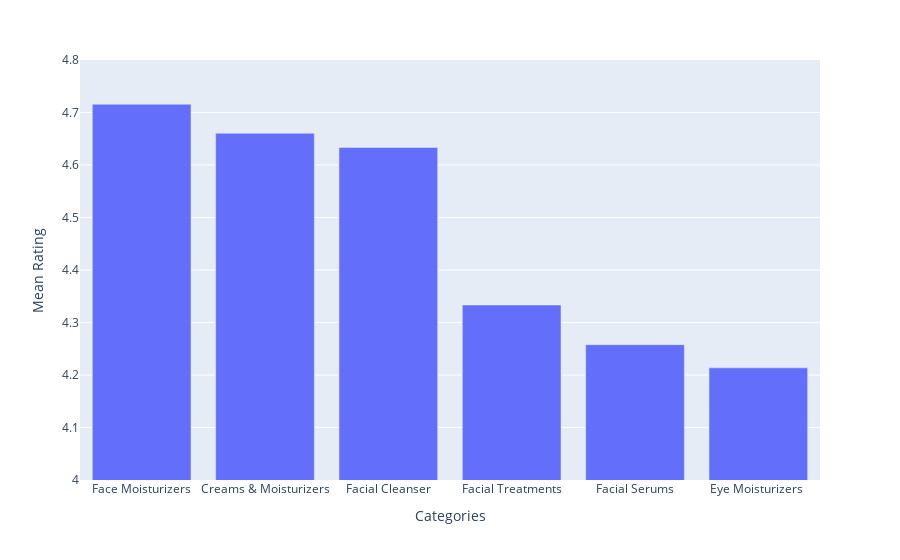

Here is the notebook cell this chart was saved with:
### Code cell
fig = px.bar(
    x=df.groupby('category').mean().index, 
    y=df.groupby('category').mean()['rating'],
    labels={
        'x': 'Categories',
        'y': 'Mean Rating'
    }
)

fig.update_layout(barmode='stack', xaxis={'categoryorder':'total descending'})
fig.update_yaxes(range=[4, 4.8])
fig.show()

### Figure 1 — Plotly figure (JSON) as saved in the notebook; plotly's stock layout.template omitted (floating-point values rounded to 4 significant figures)
{"data": [{"alignmentgroup": "True", "hovertemplate": "Categories=%{x}<br>Mean Rating=%{y}<extra></extra>", "legendgroup": "", "marker": {"color": "#636efa", "pattern": {"shape": ""}}, "name": "", "offsetgroup": "", "orientation": "v", "showlegend": false, "textposition": "auto", "type": "bar", "x": ["Creams & Moisturizers", "Eye Moisturizers ", "Face Moisturizers", "Facial Cleanser", "Facial Serums", "Facial Treatments"], "xaxis": "x", "y": [4.66, 4.214, 4.716, 4.633, 4.258, 4.333], "yaxis": "y"}], "layout": {"barmode": "stack", "legend": {"tracegroupgap": 0}, "margin": {"t": 60}, "xaxis": {"anchor": "y", "categoryorder": "total descending", "domain": [0, 1], "title": {"text": "Categories"}}, "yaxis": {"anchor": "x", "domain": [0, 1], "range": [4, 4.8], "title": {"text": "Mean Rating"}}}}
